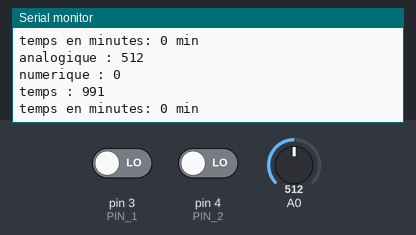
Recording of a sketch running on a simulated Arduino Uno, built with avr-gcc and run on an emulated ATmega328P. Shown: the last lines printed to the serial monitor. Inputs (shaded band) come from the test bench; at power-on: A0 = 512, pin 3 (PIN_1) LOW, pin 4 (PIN_2) LOW.

Above: at 1.7 s.
1.8 s: A0 set to 716
At 2.8 s:
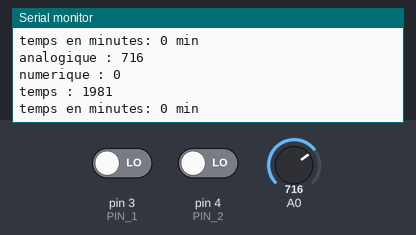
3.3 s: pin 3 (PIN_1) driven HIGH
4.8 s: pin 4 (PIN_2) driven HIGH
6.3 s: A0 set to 900
At 7.5 s:
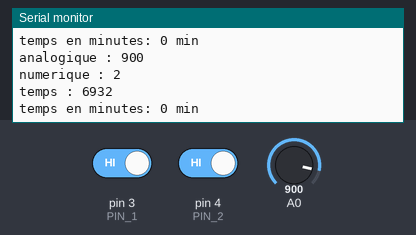
Timing chart, 0 to 8.8 s (numbered marks = the images above; inputs shaded):
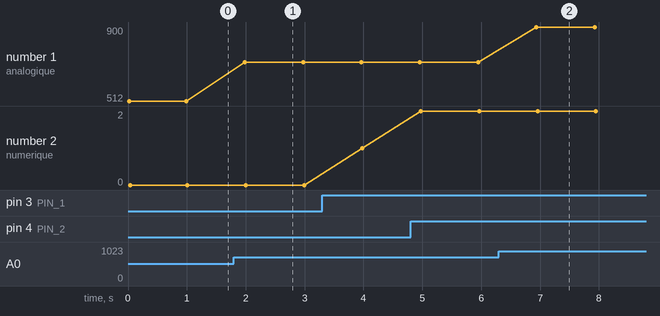

Measured:
- after the input at 1.8 s, the serial monitor: prints a new line after 0.18 s (image 1)
- after the input at 6.3 s, the serial monitor: prints a new line after 0.64 s (image 2)
- plotted number 1: 512 → 716 after the input at 1.8 s, 716 → 900 after the input at 6.3 s
- plotted number 2: 0 → 1 after the input at 3.3 s, 1 → 2 after the input at 4.8 s

The sketch:

projet.ino
```cpp
#include <Arduino_FreeRTOS.h>
#include <semphr.h>
#include <queue.h>

typedef struct valeurCapteurs {
  int analogique;
  int numerique;
  unsigned long tempsEnMilliseconds;
} valeursCapteurs;

QueueHandle_t xQueueTask1;
QueueHandle_t xQueueTask2;
QueueHandle_t xQueueTask3;
QueueHandle_t xQueueTask4;

SemaphoreHandle_t  xMutexSerial = NULL;

valeursCapteurs vals;
int val_numerique;
int val_analogique;
int PIN_1 = 3;
int PIN_2 = 4;

void Task1(void*);
void Task2(void*);
void Task3(void*);
void Task4(void*);
void Task5(void*);

void printer(String);


void setup() {
  // put your setup code here, to run once:
  Serial.begin(9600);
  while(!Serial);
  //Serial.println("debut");
  pinMode(PIN_1, INPUT);
  pinMode(PIN_2, INPUT);

  xMutexSerial = xSemaphoreCreateMutex();
  if (xMutexSerial != NULL) {
    Serial.println("Mutex 1 created");
  }
  xQueueTask1 = xQueueCreate(10, sizeof(int));
  xQueueTask2 = xQueueCreate(10, sizeof(int));
  xQueueTask3 = xQueueCreate(10, sizeof(valeurCapteurs));
  xQueueTask4 = xQueueCreate(10, sizeof(valeurCapteurs));

  if(xTaskCreate(Task1, "Task1", 100,  NULL,  3  ,  NULL ) != pdPASS) Serial.print("probleme creation tache");
  if(xTaskCreate(Task2, "Task2", 100,  NULL,  3  ,  NULL ) != pdPASS) Serial.print("probleme creation tache");
  if(xTaskCreate(Task3, "Task3", 100,  NULL,  3  ,  NULL ) != pdPASS) Serial.print("probleme creation tache");
  if(xTaskCreate(Task4, "Task4", 100,  NULL,  3  ,  NULL ) != pdPASS) Serial.print("probleme creation tache");
  if(xTaskCreate(Task5, "Task5", 200,  NULL,  3  ,  NULL ) != pdPASS) Serial.print("probleme creation tache");
}

void loop() {
  // put your main code here, to run repeatedly:
}


void Task1(void* p) {
  while (1) {
    val_analogique = analogRead(A0);
    xQueueSendToBack(xQueueTask1, &val_analogique, portMAX_DELAY );
    vTaskDelay( 1000 / portTICK_PERIOD_MS ); // wait for one second
  }
}

void Task2(void* p) {
  while (1) {
    val_numerique =  ((digitalRead(PIN_1)==HIGH)?1:0) + ((digitalRead(PIN_2)==HIGH)?1:0);
    xQueueSendToBack(xQueueTask2, &val_numerique, portMAX_DELAY );
    vTaskDelay( 1000 / portTICK_PERIOD_MS ); // wait for one second
  }
}

void Task3(void* p) {
  while (1) {
    if ((xQueueReceive( xQueueTask1, &vals.analogique, portMAX_DELAY ) == pdTRUE) && (xQueueReceive( xQueueTask2, &vals.numerique, portMAX_DELAY ) == pdTRUE)) {
      vals.tempsEnMilliseconds = millis();
      xQueueSendToBack(xQueueTask3, &vals, portMAX_DELAY );
    }
    vTaskDelay( 1000 / portTICK_PERIOD_MS ); // wait for one second
  }
}

void Task4(void* p) {
  valeursCapteurs val;
  while (1) {
    if (xQueueReceive( xQueueTask3, &val, portMAX_DELAY ) == pdTRUE) {
      xQueueSendToBack(xQueueTask4, &val, portMAX_DELAY );
      printer((String)("analogique : ") + val.analogique + (String)("\nnumerique : ") + val.numerique + (String)("\ntemps : ") + val.tempsEnMilliseconds + (String)("\n"));
    }
    vTaskDelay( 1000 / portTICK_PERIOD_MS ); // wait for one second
  }
}

void Task5(void* p) {
  while (1) {
    if ((xQueueReceive( xQueueTask4, &vals, portMAX_DELAY ) == pdTRUE)) {
      printer((String)("temps en minutes: ") + (vals.tempsEnMilliseconds/60000)+ (String)(" min\n"));
    }
    vTaskDelay( 1000 / portTICK_PERIOD_MS ); // wait for one second
  }
}

void printer(String s) {
  if( xSemaphoreTake(xMutexSerial, portMAX_DELAY) == pdTRUE){
    Serial.print(s);
    xSemaphoreGive(xMutexSerial); // release mutex
  }

}
```
